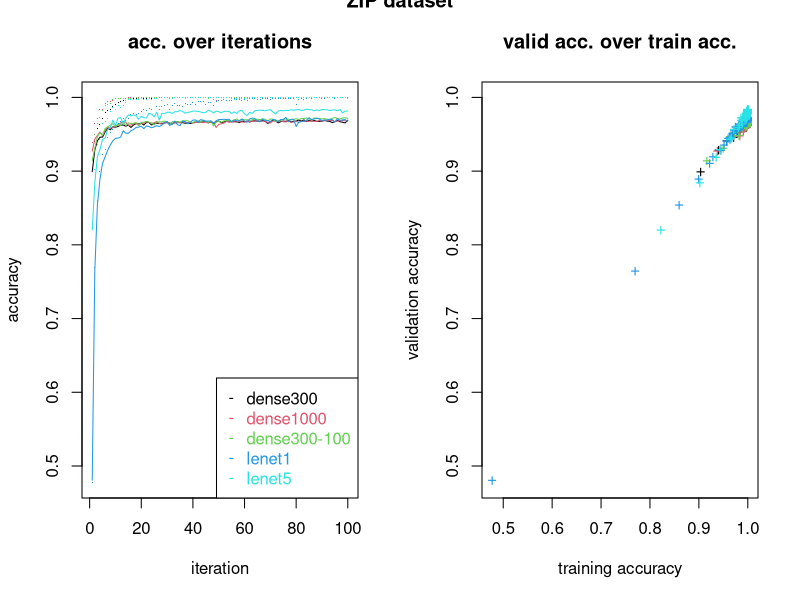
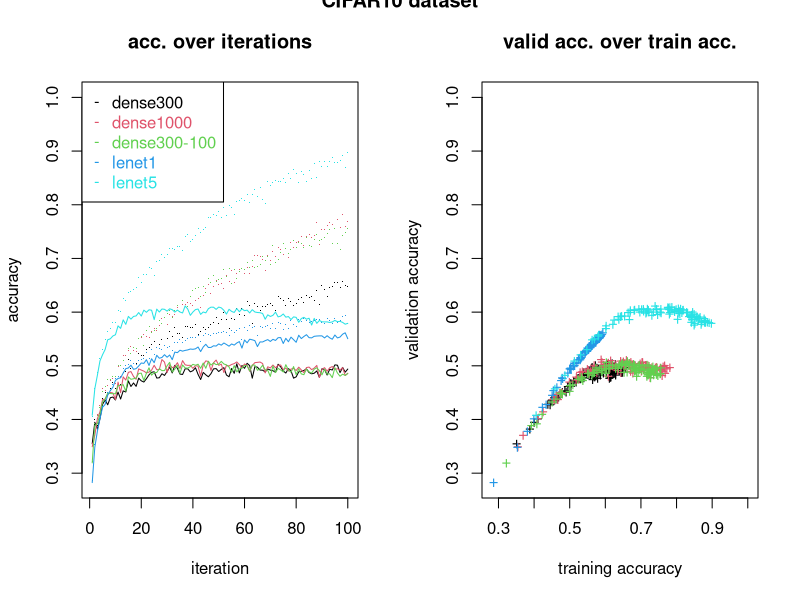

The R script that drew these images, in order:
### ZIP results ###

zip.dense300.train = c(0.90392923258234259, 0.94054721264259433, 0.95721045041422714, 0.96358773903796713, 0.97119934169923883, 0.9798395391894672, 0.98271960501954325, 0.98415963793458139, 0.98765686072824521, 0.99033120757045878, 0.99300555441267224, 0.99444558732771038, 0.99567990125488581, 0.99609133923061099, 0.99753137214564902, 0.99753137214564902, 0.99835424809709938, 0.99835424809709938, 0.99855996708496197, 0.99897140506068716, 0.99917712404854964, 0.99917712404854964, 0.99897140506068716, 0.99917712404854964, 0.99979428101213741, 0.99979428101213741, 0.99958856202427482, 0.99958856202427482, 0.99979428101213741, 0.99979428101213741, 0.99958856202427482, 0.99979428101213741, 0.99979428101213741, 0.99979428101213741, 0.99979428101213741, 0.99979428101213741, 0.99979428101213741, 0.99979428101213741, 0.99979428101213741, 0.99979428101213741, 0.99979428101213741, 0.99979428101213741, 0.99979428101213741, 0.99979428101213741, 0.99979428101213741, 0.99979428101213741, 0.99979428101213741, 0.99958856202427482, 0.99979428101213741, 0.99979428101213741, 0.99979428101213741, 0.99979428101213741, 0.99979428101213741, 0.99979428101213741, 0.99979428101213741, 0.99958856202427482, 0.99979428101213741, 0.99979428101213741, 0.99979428101213741, 0.99979428101213741, 0.99979428101213741, 0.99979428101213741, 0.99979428101213741, 0.99979428101213741, 0.99979428101213741, 0.99979428101213741, 0.99979428101213741, 0.99979428101213741, 0.99958856202427482, 0.99979428101213741, 0.99979428101213741, 0.99979428101213741, 0.99979428101213741, 0.99979428101213741, 0.99979428101213741, 0.99938284303641223, 0.99979428101213741, 0.99979428101213741, 0.99979428101213741, 0.99979428101213741, 0.99979428101213741, 0.99979428101213741, 0.99979428101213741, 0.99979428101213741, 0.99979428101213741, 0.99979428101213741, 0.99979428101213741, 0.99979428101213741, 1.0, 0.99979428101213741, 0.99979428101213741, 0.99979428101213741, 0.99979428101213741, 0.99979428101213741, 0.99979428101213741, 0.99979428101213741, 0.99979428101213741, 0.99979428101213741, 0.99979428101213741, 0.99979428101213741)
zip.dense300.valid = c(0.89917694712862561, 0.9288065870112352, 0.941152259155556, 0.94609052605099153, 0.94609053095672357, 0.95308640905859043, 0.95843620800677642, 0.95596708020065058, 0.96008230187765364, 0.95967078037222719, 0.96049382485479973, 0.96255144096696332, 0.96255144587269537, 0.96090535200181815, 0.96255144096696332, 0.95925925813094093, 0.96255143606123117, 0.96460905217339477, 0.96378600278509008, 0.96502057932041307, 0.96255143606123117, 0.96625515585573607, 0.9658436336144498, 0.96255143606123117, 0.96419752993210839, 0.96502057932041307, 0.96460905707912681, 0.96419752993210839, 0.96543210156169934, 0.96584361889725356, 0.96502058422614523, 0.96460905707912681, 0.96584362380298572, 0.96707819052684452, 0.96584361889725356, 0.96584361889725356, 0.96502057932041307, 0.96502057932041307, 0.96460905707912681, 0.96584362380298572, 0.96625514604427198, 0.96666666828555825, 0.96666666337982621, 0.96666667319129029, 0.96707819543257667, 0.9654320966559673, 0.96707819052684452, 0.96419751521491215, 0.96707819543257667, 0.9679012497266134, 0.96584362870871776, 0.96666667319129029, 0.9679012399151492, 0.96790124482088125, 0.96707820033830871, 0.96707819543257667, 0.96707819543257667, 0.96584362870871776, 0.9679012497266134, 0.96707819052684452, 0.9679012497266134, 0.96666667809702245, 0.9679012399151492, 0.96831276706216762, 0.9679012497266134, 0.96748971276813078, 0.96872429420918593, 0.96748971767386294, 0.96460905707912681, 0.96707819543257667, 0.9691358164504722, 0.96831277196789967, 0.96543210156169934, 0.96707819052684452, 0.96790124482088125, 0.96748971276813078, 0.96872428439772174, 0.96666667809702245, 0.96748972257959498, 0.96790124482088125, 0.96913582135620435, 0.96790124482088125, 0.96954733869175858, 0.96707819052684452, 0.9691358164504722, 0.9679012399151492, 0.96872428930345389, 0.96748972257959498, 0.96748971276813078, 0.9679012399151492, 0.96872429420918593, 0.9679012399151492, 0.96748972257959498, 0.96584362870871776, 0.96707819052684452, 0.96872429911491797, 0.96707819543257667, 0.96625515095000403, 0.96543210156169934, 0.9691358164504722)

zip.dense1000.train = c(0.93828430353086978, 0.96441061498941749, 0.97140506057674514, 0.98333676198313102, 0.9839539189467188, 0.99115408352190904, 0.9940341493519852, 0.9940341493519852, 0.99629705821847359, 0.99876568607282457, 0.99876568607282457, 0.99917712404854964, 0.99917712404854964, 0.99855996708496197, 0.99958856202427482, 0.99979428101213741, 0.99979428101213741, 0.99979428101213741, 0.99938284303641223, 0.99979428101213741, 0.99979428101213741, 0.99979428101213741, 0.99979428101213741, 0.99979428101213741, 0.99979428101213741, 0.99979428101213741, 0.99958856202427482, 0.99958856202427482, 0.99979428101213741, 0.99979428101213741, 0.99938284303641223, 0.99979428101213741, 0.99979428101213741, 0.99979428101213741, 0.99979428101213741, 0.99979428101213741, 0.99979428101213741, 0.99979428101213741, 0.99979428101213741, 0.99979428101213741, 0.99979428101213741, 0.99979428101213741, 0.99979428101213741, 0.99979428101213741, 0.99979428101213741, 0.99938284303641223, 0.99958856202427482, 0.99938284303641223, 0.99629705821847359, 0.99979428101213741, 0.99938284303641223, 0.99979428101213741, 0.99979428101213741, 0.99979428101213741, 0.99979428101213741, 0.99979428101213741, 0.99979428101213741, 0.99979428101213741, 0.99979428101213741, 0.99979428101213741, 0.99979428101213741, 0.99979428101213741, 0.99979428101213741, 0.99979428101213741, 0.99979428101213741, 0.99979428101213741, 0.99979428101213741, 0.99979428101213741, 0.99958856202427482, 0.99979428101213741, 0.99979428101213741, 0.99979428101213741, 0.99979428101213741, 0.99979428101213741, 0.99979428101213741, 0.99979428101213741, 0.99979428101213741, 0.99979428101213741, 0.99979428101213741, 0.99979428101213741, 0.99979428101213741, 0.99979428101213741, 0.99979428101213741, 1.0, 0.99979428101213741, 0.99979428101213741, 0.99979428101213741, 0.99979428101213741, 1.0, 1.0, 0.99979428101213741, 0.99979428101213741, 0.99979428101213741, 0.99979428101213741, 0.99979428101213741, 0.99979428101213741, 0.99979428101213741, 1.0, 0.99979428101213741, 0.99979428101213741)
zip.dense1000.valid = c(0.92716049387621779, 0.94362139260327371, 0.94814814289901483, 0.95308640979445025, 0.94814814706888706, 0.95514401609514965, 0.96008229770778142, 0.95802467668988578, 0.95925924831947673, 0.96172839157865864, 0.96255143115549913, 0.9654320966559673, 0.96748971767386294, 0.96625514604427198, 0.96213991872567695, 0.96255143115549913, 0.96419753483784054, 0.96502057932041307, 0.9621399236314091, 0.96502057441468103, 0.96502057932041307, 0.96707820524404076, 0.96625514604427198, 0.96502056460321683, 0.96543210156169934, 0.96748972257959498, 0.96460905217339477, 0.96502057441468103, 0.96543210646743149, 0.96625514604427198, 0.96296296320824959, 0.96460905707912681, 0.9654320966559673, 0.96543210646743149, 0.96584362380298572, 0.96707819052684452, 0.96625514604427198, 0.96584362380298572, 0.96625514604427198, 0.9654320966559673, 0.96584361889725356, 0.96625514604427198, 0.96625514604427198, 0.96625514604427198, 0.96666667319129029, 0.96543210156169934, 0.96707819543257667, 0.96584361889725356, 0.95925925322520877, 0.96337448544953586, 0.96419753483784054, 0.96502057441468103, 0.96748972748532702, 0.96625515095000403, 0.96666667319129029, 0.96707819543257667, 0.96666667319129029, 0.96707820524404076, 0.96666667809702245, 0.96625515585573607, 0.96748972257959498, 0.96748972257959498, 0.96748972748532702, 0.9679012497266134, 0.96831276215643547, 0.9679012497266134, 0.9679012497266134, 0.96790124482088125, 0.96543210156169934, 0.96543210646743149, 0.96790124482088125, 0.9679012399151492, 0.96707819543257667, 0.96831277196789967, 0.96707819543257667, 0.96666666828555825, 0.96790124482088125, 0.96625515095000403, 0.96666666828555825, 0.96748971767386294, 0.96625515095000403, 0.96748972257959498, 0.96748972257959498, 0.9679012497266134, 0.96748972257959498, 0.96831277196789967, 0.96748972257959498, 0.96748972257959498, 0.96872429420918593, 0.96831277196789967, 0.96831276706216762, 0.96872429420918593, 0.96872428930345389, 0.96872429911491797, 0.96707819543257667, 0.96790124482088125, 0.96831276706216762, 0.96872429911491797, 0.96831277687363171, 0.96831277196789967)

zip.dense300.100.train = c(0.91647809106267253, 0.95001028583903691, 0.96441061498941749, 0.97263937450392068, 0.98189672895773672, 0.98868545566755817, 0.99074264554618396, 0.99218267846122199, 0.99650277720633618, 0.99835424809709938, 0.99814852910923679, 0.99814852910923679, 0.99876568607282457, 0.99547418226702322, 0.99876568607282457, 0.99917712404854964, 0.99938284303641223, 0.99958856202427482, 0.99897140506068716, 0.99979428101213741, 0.99958856202427482, 0.99979428101213741, 0.99979428101213741, 0.99979428101213741, 0.99938284303641223, 0.99979428101213741, 0.99979428101213741, 0.99958856202427482, 0.99979428101213741, 0.99979428101213741, 0.99917712404854964, 0.99979428101213741, 0.99958856202427482, 0.99979428101213741, 0.99979428101213741, 0.99979428101213741, 0.99979428101213741, 0.99979428101213741, 0.99938284303641223, 0.99979428101213741, 0.99979428101213741, 0.99979428101213741, 0.99979428101213741, 0.99979428101213741, 0.99979428101213741, 0.99876568607282457, 0.99938284303641223, 0.99711993416992384, 0.99979428101213741, 0.99979428101213741, 0.99979428101213741, 0.99958856202427482, 0.99979428101213741, 0.99979428101213741, 0.99979428101213741, 0.99979428101213741, 0.99979428101213741, 0.99979428101213741, 0.99979428101213741, 0.99979428101213741, 0.99979428101213741, 0.99979428101213741, 0.99979428101213741, 0.99979428101213741, 0.99979428101213741, 0.99979428101213741, 0.99979428101213741, 0.99979428101213741, 0.99979428101213741, 0.99979428101213741, 0.99979428101213741, 0.99979428101213741, 0.99979428101213741, 0.99979428101213741, 1.0, 0.99979428101213741, 0.99979428101213741, 0.99979428101213741, 0.99979428101213741, 0.99979428101213741, 0.99979428101213741, 0.99979428101213741, 1.0, 1.0, 0.99979428101213741, 0.99897140506068716, 0.99979428101213741, 0.99979428101213741, 1.0, 1.0, 0.99979428101213741, 0.99979428101213741, 0.99979428101213741, 0.99979428101213741, 0.99979428101213741, 0.99979428101213741, 0.99979428101213741, 1.0, 0.99979428101213741, 0.99979428101213741)
zip.dense300.100.valid = c(0.91399177724932446, 0.9308641933119346, 0.94691357126942388, 0.95226336040614568, 0.9485596651403011, 0.95802468159561782, 0.95967077546649504, 0.96255143606123117, 0.96460904726766261, 0.96008230261351346, 0.96337448054380381, 0.96172838667292648, 0.96707818562111247, 0.96172839648439068, 0.96543210156169934, 0.96460904726766261, 0.96502057441468103, 0.96584362870871776, 0.96131686933737237, 0.96625514604427198, 0.96625514113853983, 0.96748971276813078, 0.96625514113853983, 0.96502057441468103, 0.96255144096696332, 0.96666666337982621, 0.96666666828555825, 0.96707819052684452, 0.9679012399151492, 0.96707818562111247, 0.96296296320824959, 0.96707818562111247, 0.96707819052684452, 0.96748971276813078, 0.96625514113853983, 0.96831275725070343, 0.96831275725070343, 0.96831275725070343, 0.96625514113853983, 0.96584362380298572, 0.96790123500941716, 0.96831275725070343, 0.96666666337982621, 0.96954733378602642, 0.96748970786239874, 0.96625513623280779, 0.96831276706216762, 0.96131686933737237, 0.96666667319129029, 0.96748970786239874, 0.96625514604427198, 0.96831276215643547, 0.96831275725070343, 0.96831276215643547, 0.96748970786239874, 0.96954733378602642, 0.97078190050988533, 0.96831275234497138, 0.97037037826859907, 0.96954732888029438, 0.9699588462158486, 0.96831275725070343, 0.96995885112158065, 0.97037037826859907, 0.97037037826859907, 0.96995885602731269, 0.97078190050988533, 0.97037037826859907, 0.96790123010368501, 0.97078190541561737, 0.97037037826859907, 0.96748971767386294, 0.96831276215643547, 0.96913581154474016, 0.96995885112158065, 0.97078190050988533, 0.97037037336286691, 0.96954732888029438, 0.96995885602731269, 0.97119342765690364, 0.96954732397456223, 0.97160494499245786, 0.9711934227511716, 0.97201647213947628, 0.97160494499245786, 0.96913580663900811, 0.97201647213947628, 0.97201647213947628, 0.9711934227511716, 0.97078190541561737, 0.97119342765690364, 0.97037037826859907, 0.96995885112158065, 0.97160494499245786, 0.97283951662204882, 0.9711934227511716, 0.97078190050988533, 0.97201647213947628, 0.97242799438076255, 0.97160494989819002)

zip.lenet1.train = c(0.4774737707677385, 0.76980045271665321, 0.85969965016736438, 0.89960913405794096, 0.92223822247758858, 0.92902694932228991, 0.94548446810606013, 0.95206747596289876, 0.95679901243850196, 0.9602962352321659, 0.96461633397727997, 0.96749639991771241, 0.97202221765068919, 0.96893643283275044, 0.97078790372351365, 0.97675375437152845, 0.97757663032297881, 0.97695947335939104, 0.9783995061640729, 0.98127957210450523, 0.98313104299526843, 0.98271960501954325, 0.98436535692244398, 0.98333676198313102, 0.97469656449290265, 0.98703970376465744, 0.98354248097099362, 0.98765686072824521, 0.98847973667969558, 0.99012548858259619, 0.98333676198313102, 0.98909689364328324, 0.99218267846122199, 0.98909689364328324, 0.98930261263114583, 0.98806829870397039, 0.99135980250977163, 0.99094836453404644, 0.99033120757045878, 0.99279983542480976, 0.99053692655832137, 0.99423986833984779, 0.99423986833984779, 0.99465130631557297, 0.99033120757045878, 0.99362271137626001, 0.99300555441267224, 0.98950833150865214, 0.99423986833984779, 0.99526846327916063, 0.99629705821847359, 0.99650277720633618, 0.99609133923061099, 0.99567990125488581, 0.99567990125488581, 0.99835424809709938, 0.99773709113351161, 0.99650277720633618, 0.99629705821847359, 0.99650277720633618, 0.99588562013239212, 0.99897140506068716, 0.99814852910923679, 0.99855996708496197, 0.99753137214564902, 0.99753137214564902, 0.99876568607282457, 0.99855996708496197, 0.99917712404854964, 0.99773709113351161, 0.99897140506068716, 0.99917712404854964, 0.99814852910923679, 0.99855996708496197, 0.99814852910923679, 0.99917712404854964, 0.99855996708496197, 0.99835424809709938, 0.99814852910923679, 0.99094836466892633, 0.99773709113351161, 0.99855996708496197, 0.99753137214564902, 0.99897140506068716, 0.99938284303641223, 0.99855996708496197, 0.99958856202427482, 0.99938284303641223, 0.99979428101213741, 0.99855996708496197, 0.99897140506068716, 0.99938284303641223, 0.99958856202427482, 0.99938284303641223, 0.99814852910923679, 0.99938284303641223, 0.99958856202427482, 0.99979428101213741, 0.99979428101213741, 0.99876568607282457)
zip.lenet1.valid = c(0.48065844067820795, 0.76460905084884712, 0.85390947115274118, 0.88930040352629047, 0.91069958950757002, 0.91934156148031421, 0.9283950606000767, 0.93539094851340776, 0.941152259155556, 0.94444444272743822, 0.94485595932713262, 0.94609052678685135, 0.95473250366532758, 0.95144032082930519, 0.95144031592357303, 0.95473249875959543, 0.95637859680034498, 0.95925924831947673, 0.95967077546649504, 0.96090534709608599, 0.95761315935433156, 0.96131686933737237, 0.96049381504333564, 0.95884772607819047, 0.96008229770778142, 0.96172839157865864, 0.96049382976053188, 0.96255144096696332, 0.9654320966559673, 0.96748971276813078, 0.9621399138199449, 0.96337448544953586, 0.96790123500941716, 0.96296295830251744, 0.96172838667292648, 0.9679012399151492, 0.96707819543257667, 0.96419752993210839, 0.96625514604427198, 0.96913580173327596, 0.96954732397456223, 0.96625515095000403, 0.96995885112158065, 0.96872428930345389, 0.96790124482088125, 0.9679012399151492, 0.9679012399151492, 0.96502057932041307, 0.96831276215643547, 0.96995885602731269, 0.96995885112158065, 0.97037037826859907, 0.9699588462158486, 0.97037038317433111, 0.96707819543257667, 0.96913580663900811, 0.96831276215643547, 0.96831275725070343, 0.97078189560415318, 0.9679012399151492, 0.96625515095000403, 0.97078189560415318, 0.97201646723374413, 0.9711934227511716, 0.96831276215643547, 0.96707819543257667, 0.97078189560415318, 0.96831276215643547, 0.96872428439772174, 0.96707820033830871, 0.97037037336286691, 0.96954732888029438, 0.96707819543257667, 0.96995885112158065, 0.96995885602731269, 0.97283951662204882, 0.96707819052684452, 0.97037037826859907, 0.97037037336286691, 0.96049382485479973, 0.96666667319129029, 0.96707819543257667, 0.96748971767386294, 0.96913581154474016, 0.97242799438076255, 0.96995885112158065, 0.97078190050988533, 0.97160495480392206, 0.97078189560415318, 0.96831276706216762, 0.96954733378602642, 0.96913580663900811, 0.97037037826859907, 0.96995885112158065, 0.96666667319129029, 0.97119342765690364, 0.96872427949198969, 0.96954733869175858, 0.96995885112158065, 0.96707819052684452)

zip.lenet5.train = c(0.82267023237662362, 0.90207776191229194, 0.93560995668865632, 0.94301584049694531, 0.96420489611191118, 0.96687924284376836, 0.9718164986628266, 0.98107385311664264, 0.98683398477679485, 0.98313104299526843, 0.98930261263114583, 0.9860111088253446, 0.98889117465542065, 0.99279983542480976, 0.99691421518206136, 0.99773709113351161, 0.99691421518206136, 0.99670849619419877, 0.99711993416992384, 0.99897140506068716, 0.99670849619419877, 0.99650277720633618, 0.99876568607282457, 0.99670849619419877, 0.99876568607282457, 0.99855996708496197, 0.98806829870397039, 0.99567990125488581, 0.99938284303641223, 0.99938284303641223, 0.99958856202427482, 0.99917712404854964, 0.99958856202427482, 0.99979428101213741, 0.99958856202427482, 0.99938284303641223, 0.99897140506068716, 0.99958856202427482, 0.99938284303641223, 0.99979428101213741, 0.99958856202427482, 0.99979428101213741, 0.99958856202427482, 0.99979428101213741, 0.99979428101213741, 0.99958856202427482, 0.99979428101213741, 0.99979428101213741, 0.99979428101213741, 0.99979428101213741, 0.99958856202427482, 0.99979428101213741, 0.99938284303641223, 0.99979428101213741, 0.99855996708496197, 0.99773709113351161, 0.99835424809709938, 0.99897140506068716, 0.99897140506068716, 0.9979428101213742, 0.99897140506068716, 0.99958856202427482, 0.99958856202427482, 0.99979428101213741, 0.99979428101213741, 0.99979428101213741, 0.99979428101213741, 0.99979428101213741, 0.99979428101213741, 0.99979428101213741, 0.99958856202427482, 0.99958856202427482, 0.99979428101213741, 0.99979428101213741, 0.99979428101213741, 0.99979428101213741, 0.99979428101213741, 0.99979428101213741, 0.99979428101213741, 0.99979428101213741, 0.99979428101213741, 0.99979428101213741, 0.99979428101213741, 0.99979428101213741, 0.99979428101213741, 0.99979428101213741, 0.99979428101213741, 0.99979428101213741, 0.99979428101213741, 0.99979428101213741, 0.99979428101213741, 0.99979428101213741, 0.99979428101213741, 0.99979428101213741, 0.99979428101213741, 1.0, 0.99979428101213741, 0.99958856202427482, 0.99958856202427482, 0.99917712404854964)
zip.lenet5.valid = c(0.82016460738554908, 0.88436214080072728, 0.91893004414475998, 0.92921810508264924, 0.94320987526771949, 0.94485596006299244, 0.95679011977749107, 0.95925925813094093, 0.96913580663900811, 0.96172838176719444, 0.97201646723374413, 0.97242799438076255, 0.96419752502637635, 0.97201647213947628, 0.97613169945807121, 0.97489713273421241, 0.97613169945807121, 0.97530865988123072, 0.97037037826859907, 0.97448560068146195, 0.97242799928649459, 0.97201646232801209, 0.97860084271725312, 0.97736626691778994, 0.97366256110462146, 0.97983540453537987, 0.96913581154474016, 0.97860084345311293, 0.97777778351748434, 0.97983540453537987, 0.97983539962964783, 0.97818931066450265, 0.98065844411222047, 0.98065844901795252, 0.98230453798309769, 0.98106997125923878, 0.97860083290578892, 0.97983539962964783, 0.9802469218709341, 0.98148148859479301, 0.98148149350052505, 0.98106997616497083, 0.98024692677666625, 0.97901236005280734, 0.97983540453537987, 0.982716065130116, 0.98106997125923878, 0.9790123551470753, 0.9814814984062572, 0.98065845392368456, 0.97901236005280734, 0.98106997125923878, 0.98106997125923878, 0.98106997616497083, 0.97818931066450265, 0.98024692677666625, 0.97818932047596685, 0.98189302064754347, 0.98230453381322536, 0.97777778351748434, 0.97530865006976653, 0.97983539962964783, 0.97818931066450265, 0.98189302064754347, 0.98230454288882973, 0.982716065130116, 0.98230454288882973, 0.98189302064754347, 0.982716065130116, 0.98312758737140227, 0.9802469218709341, 0.97736626618193012, 0.9814814984062572, 0.98230454288882973, 0.98189302064754347, 0.98230454288882973, 0.98230454288882973, 0.98312758737140227, 0.982716065130116, 0.98312758737140227, 0.98353910961268864, 0.98230453798309769, 0.982716065130116, 0.98395063185397491, 0.98353910961268864, 0.98312758737140227, 0.98189302064754347, 0.98312758737140227, 0.98189302064754347, 0.98353910961268864, 0.98353910961268864, 0.98312758737140227, 0.98230454288882973, 0.982716065130116, 0.98312758737140227, 0.98189302064754347, 0.98353910961268864, 0.97901235024134314, 0.9814814984062572, 0.9814814984062572)


### MNIST results ###

# TODO


### CIFAR10 results ###

cifar10.dense300.train = c(0.35162296754601352, 0.40016199676453507, 0.38852222955183269, 0.41126177476897496, 0.43874122518086078, 0.4502309953783043, 0.44513109738252271, 0.45686086277916815, 0.46928061438413604, 0.45818083639042473, 0.47987040259641844, 0.46484070318236009, 0.48683026340188451, 0.48995020100492059, 0.51166976660287977, 0.49517009660522043, 0.50353992921035651, 0.50386992261048846, 0.52315953680926386, 0.5191096178183725, 0.51856962861636835, 0.53029939401211978, 0.53422931542442031, 0.53980920381413555, 0.54616907661846759, 0.53491930162469636, 0.5401691966267963, 0.54928901421256315, 0.53869922599759867, 0.55108897821328318, 0.56362872743439196, 0.55417891641451911, 0.57220855582888341, 0.56086878260646644, 0.55927881442371152, 0.55216895662980814, 0.57331853364005603, 0.57403851922246296, 0.57154856903934803, 0.57160856783937208, 0.57634847303947989, 0.55789884202137141, 0.5646187076079664, 0.57169856602152702, 0.56689866201960704, 0.57115857682846338, 0.57730845384165197, 0.57994840101409828, 0.59032819343970744, 0.57859842804216799, 0.58594828101649832, 0.59908801825394009, 0.58672826541681022, 0.56863862723103165, 0.58825823481742223, 0.5856782864163903, 0.60673786524269513, 0.59473810523789528, 0.6072778544536398, 0.59281814362997487, 0.61972760544789107, 0.61276774465583572, 0.578898422024407, 0.61564768705698769, 0.61087778242647006, 0.60307793842335011, 0.61096778064438706, 0.61096778062650603, 0.61351772963825468, 0.61585768282846198, 0.61264774704505909, 0.6038279234236501, 0.62827743446203954, 0.62539749205373518, 0.62074758504829908, 0.61219775605560778, 0.62500749985357917, 0.61960760782996205, 0.61189776205548774, 0.616007679828522, 0.62443751123189395, 0.62746745065456322, 0.61705765885755171, 0.6304973900629276, 0.62716745666159557, 0.62956740865540317, 0.62134757304138666, 0.64093718125995103, 0.61495770085671175, 0.64942701144188975, 0.64183716327103968, 0.62941741165534315, 0.64513709725805479, 0.6468170636730316, 0.65467690645471832, 0.65530689384424168, 0.64537709245099839, 0.65755684885587029, 0.64879702405236639, 0.64684706306946749)
cifar10.dense300.valid = c(0.35473419045480692, 0.39469578752394097, 0.38239529472102385, 0.40159606291626049, 0.42823712961750698, 0.43633745198531354, 0.42739709454983005, 0.44053762003852726, 0.44179767138829512, 0.43633745508607119, 0.4510380406525904, 0.43813752691728303, 0.45331813373385993, 0.45121805113603358, 0.47179887083545818, 0.46147845868058357, 0.46801872180387438, 0.46171846590979992, 0.47695907649624236, 0.47203887996733096, 0.46975879093814721, 0.47593903678541893, 0.48319932551969363, 0.48793951751990405, 0.48883955337828727, 0.47719908610377926, 0.47773910754728072, 0.48523940922947012, 0.48205928016821908, 0.48937957493981066, 0.49765991041615387, 0.4867394672040391, 0.50084003089399276, 0.49537981340082043, 0.48457938429117059, 0.48385935248224787, 0.49447977933064807, 0.49435977213782994, 0.48871954726197203, 0.49087963386928424, 0.49633985172009876, 0.4839793571679944, 0.47443897725868295, 0.48769950826643294, 0.48319932897451701, 0.47953917974328758, 0.48535941391164023, 0.49429977063183939, 0.49477978854151916, 0.48931957080872651, 0.49333973314586727, 0.49651985874871857, 0.48283931241378225, 0.47959918303748905, 0.49495979521249672, 0.48601943944720222, 0.503660143630553, 0.48673946744365937, 0.50054001822472194, 0.49531980998502062, 0.50468018524760916, 0.50030001135672408, 0.47695907780521274, 0.49837993519383145, 0.49741989639531259, 0.49207968203929614, 0.49183967099761411, 0.48871954726197203, 0.49411976169698679, 0.49201968160265563, 0.49087963172343119, 0.4879395190684947, 0.50288011448574743, 0.49807992288577918, 0.49027961044055163, 0.48649946117292397, 0.49477978937482542, 0.49075963025646424, 0.47701908014808597, 0.47941917589084737, 0.48877954996248746, 0.48979959074623741, 0.49129964955411265, 0.49411976288793524, 0.48745949853729775, 0.48511940489778937, 0.48619944897931722, 0.49039961655686687, 0.47845913852289718, 0.49447977825414513, 0.4931597264748897, 0.4828393112228338, 0.49357974037150726, 0.49219968791599106, 0.50168006631573547, 0.50114004260835909, 0.48733949266060278, 0.49699987784934674, 0.48811952526023178, 0.49393975657459982)

cifar10.dense1000.train = c(0.3550428991464874, 0.36959260815320133, 0.409461810768255, 0.4256314873756169, 0.45809083817966012, 0.45470090598724466, 0.46244075118855249, 0.47276054478552804, 0.47699046018900809, 0.46685066299568079, 0.49910001800500431, 0.47975040498832394, 0.51892962141651233, 0.51856962861636835, 0.52933941320994771, 0.53596928061259963, 0.5288294234097437, 0.52627947441766421, 0.55006899861823955, 0.55258894821924742, 0.5589488210343081, 0.55474890503262819, 0.55315893683199224, 0.56353872923614412, 0.56881862360964641, 0.56497870043493204, 0.57439851203869996, 0.58864822703367115, 0.59083818321845427, 0.57634847303411563, 0.59473810523789528, 0.59104817902926687, 0.5964180716314148, 0.60925781484727937, 0.60067798643311876, 0.61501769965673569, 0.61459770805656766, 0.61870762582960204, 0.61609767805716764, 0.61288774224515508, 0.6208975820412066, 0.62503749926074359, 0.60904781903646676, 0.63016739666279553, 0.64309713805008639, 0.65092698145321837, 0.63481730363604594, 0.64762704745189836, 0.65962680746742697, 0.65230695384304171, 0.65317693646484698, 0.64408711823975384, 0.66772664545993821, 0.65719685606645495, 0.6770564588743988, 0.65455690886182272, 0.67201655967238283, 0.67867642646431814, 0.68047639046503816, 0.67183656325085361, 0.68326633467330655, 0.67129657405063758, 0.68425631487727878, 0.704625907474698, 0.70543589127502193, 0.70381592366364532, 0.69835603288291859, 0.67753644927101453, 0.70528589427496191, 0.696766064671554, 0.71383572329983913, 0.70276594468468256, 0.72034559309886681, 0.71596568068996247, 0.70819583606539727, 0.71809563808008581, 0.70159596807348601, 0.7298254034955064, 0.71953560930211902, 0.72949541009537433, 0.73117537648531772, 0.74089518211066285, 0.72331553367144519, 0.74104517907853706, 0.74446511067990506, 0.739575208477949, 0.74338513230093028, 0.76687466248886882, 0.72637547248339773, 0.75403491931591882, 0.75478490428760914, 0.76165476689035705, 0.76663466729950147, 0.76234475310851413, 0.75625487490607812, 0.772844543112714, 0.75826483469615347, 0.78169436612698262, 0.75985480290751817, 0.7685246295109861)
cifar10.dense1000.valid = c(0.34921396835488633, 0.37051481819662113, 0.40165606633206025, 0.41437657649357124, 0.43711748434889863, 0.43771750801725146, 0.44701788165225109, 0.4503780154746706, 0.4493579750521392, 0.43705748081507695, 0.46963878506145229, 0.44989799720734863, 0.47935917295428809, 0.47341893552360481, 0.48781951092792475, 0.48925956799018916, 0.48007920249575942, 0.47485899258586922, 0.49423976912584883, 0.49207968454279133, 0.49003960262122565, 0.48673946541582824, 0.48835953094085754, 0.49195967639864502, 0.50096003784361431, 0.49267970737426148, 0.49321972762681449, 0.5116404648890347, 0.50690027586798359, 0.48757950274738016, 0.50210008164292175, 0.49639985442061418, 0.49867994809914618, 0.50576022777696994, 0.49501979826707793, 0.50966038507072209, 0.50180007135912419, 0.50078002902678365, 0.50096003355190821, 0.49531981260653779, 0.50012000384886379, 0.49951997720492813, 0.48049921913549248, 0.50174006615511357, 0.50918036275131429, 0.50792031664815707, 0.49129965134232351, 0.50570022495485623, 0.51068042454192519, 0.50090003716735354, 0.50306011900729553, 0.48745949817965556, 0.50090003478545664, 0.49969998649742287, 0.5025200984006768, 0.50408015942982687, 0.50720028364828595, 0.50222008775923699, 0.4962798489015614, 0.50342013735624114, 0.5009000325180053, 0.48979958990935474, 0.50054002144350151, 0.50588023282035866, 0.506420253788196, 0.50702027948080353, 0.50426016729890577, 0.48673946827696563, 0.49819992864087581, 0.49597983766285925, 0.50144005730188468, 0.49633985160207683, 0.50072002632626822, 0.501500055710694, 0.49297971801570123, 0.49579982884602858, 0.49033961063757187, 0.49387975244351573, 0.49507980287740255, 0.49117964343779746, 0.49747989480412191, 0.49231969141078913, 0.4871594845590565, 0.49675986883549589, 0.49759990163572149, 0.49285971404523904, 0.49573982817334428, 0.50066002577160584, 0.47821912617224482, 0.49339973548874055, 0.49651986017928723, 0.48991959352217473, 0.49627985032855371, 0.49861994396806208, 0.49339973608600296, 0.49453978071861676, 0.49195967878411828, 0.4966398630768229, 0.48193927786436941, 0.48619944671186582)

cifar10.dense300.100.train = c(0.32228355433248962, 0.39260214796061704, 0.408261834767775, 0.4231115377656684, 0.45122097557691221, 0.46181076379187674, 0.47405051898783213, 0.47537049258836012, 0.47975040499190014, 0.47942041158819193, 0.50125997479871587, 0.50053998920915654, 0.50944981100377995, 0.49997000060892854, 0.53284934301313969, 0.52333953320754767, 0.53497930042472031, 0.53275934479522269, 0.5508789824203516, 0.55405891883056413, 0.53749925001499965, 0.56548869023513604, 0.5739485210385199, 0.56269874602507952, 0.56593868123710411, 0.56995860082798344, 0.58486830263394729, 0.57964840702470699, 0.58927821442855888, 0.59782804342125018, 0.60334793305027967, 0.5906581868469919, 0.60373792523434278, 0.61294774105590777, 0.60193796122289411, 0.62119757604847903, 0.61027779442623009, 0.61063778725319562, 0.62971740565188694, 0.63952720945938712, 0.64429711405056644, 0.64627707446923943, 0.62914741703377797, 0.64855702884154176, 0.63730725386922771, 0.6621767564469897, 0.65536689266572301, 0.66799664007792725, 0.65707685845567831, 0.66112677744656967, 0.66241675164708569, 0.67966640666829037, 0.6658066838591703, 0.68113637726530218, 0.65335693284346175, 0.68017639647564676, 0.66184676306831491, 0.67504649907359482, 0.68092638148309914, 0.67987640247195058, 0.692716145669934, 0.68233635327293451, 0.69589608207120601, 0.68296634067676276, 0.68491630167754269, 0.68797624047876671, 0.70351592968498255, 0.69544609109248323, 0.70291594167401394, 0.68851622967898274, 0.72361552770375104, 0.69250614988057868, 0.69820603587213004, 0.71158576827748188, 0.72742545147666537, 0.71794564108002579, 0.70876582469781113, 0.71689566207245348, 0.73405531890792697, 0.72004559907371346, 0.73012539747416916, 0.72826543469488236, 0.72043559128102186, 0.73894522109200189, 0.72442551150407508, 0.722175556503175, 0.73492530149039392, 0.74548509031249888, 0.73318533629685034, 0.73567528650142255, 0.7393952120886057, 0.7458150836947498, 0.75418491631597884, 0.72730545388376977, 0.75628487428820912, 0.72772544550181884, 0.71689566209033451, 0.74365512691176683, 0.74824503509572182, 0.75526489471641078)
cifar10.dense300.100.valid = c(0.3191527650699057, 0.3888755537096541, 0.39211568511377848, 0.40981639235528683, 0.43279731172796032, 0.43801752056492399, 0.4491779673046587, 0.44833793474405337, 0.44803792338732923, 0.44797791901662487, 0.46303852245642563, 0.46351853798063208, 0.46477859063937027, 0.4527181094682447, 0.47929917060783839, 0.47485899508936441, 0.47587903384528324, 0.47707908070274835, 0.48565942217118313, 0.48631944830043111, 0.47269890955497879, 0.48619944564251572, 0.49627984866194119, 0.48259930363597525, 0.48739949440621361, 0.48757950644182385, 0.49465978457105697, 0.49105964268611485, 0.4911196421678507, 0.49999999928471567, 0.50642025748263975, 0.48835953260747006, 0.49381975510763287, 0.50120004816643549, 0.4858994347614557, 0.50156006258131713, 0.49603984286686986, 0.49561982253269316, 0.4983799363847799, 0.50276010991802278, 0.50102004042253134, 0.50294011480078959, 0.49531981081832688, 0.50522020406601709, 0.49537981602233755, 0.50858034182607692, 0.50126004621760267, 0.50528020867634171, 0.50222008990509004, 0.50306012199003125, 0.50822032800488126, 0.50342013664095686, 0.50168006726706371, 0.4977799085427429, 0.48799951950155873, 0.50036001226902871, 0.48865954634609104, 0.4941197634851977, 0.4952598102636645, 0.50090003728895194, 0.49993999610495971, 0.49027960853074243, 0.5016200639728623, 0.5012000474511511, 0.49165966241682735, 0.49453978023937623, 0.50108004169247811, 0.49279971158076746, 0.49159966436566016, 0.48031921115196813, 0.499579981690078, 0.48739949655206666, 0.4951998086360756, 0.49225968847065343, 0.48853954130270238, 0.50210008259424999, 0.49201968052972911, 0.48793951728028379, 0.49861994504098861, 0.48343933858205385, 0.49459978520734305, 0.48487939385968382, 0.48343933655779914, 0.49381975510763287, 0.48865954539476286, 0.48649945735688199, 0.49375974775776921, 0.49627984997091151, 0.49093963764272619, 0.48313932472183457, 0.49387975411012824, 0.48457938166607706, 0.48511940632835809, 0.47791911624608946, 0.49645985628424694, 0.48655946267891459, 0.48055922219007369, 0.48439937583198212, 0.48205928278615978, 0.48553941963128966)

cifar10.lenet1.train = c(0.28682426351830592, 0.35324293513772098, 0.38177236455717922, 0.39941201176423508, 0.42386152277669703, 0.43412131758080091, 0.45095098098485065, 0.45482090357835214, 0.46448071039115657, 0.4760604787957885, 0.48038039239662239, 0.47909041818805997, 0.49541009180710455, 0.4998200036070804, 0.50296994060834044, 0.51004979901117231, 0.50461990760005981, 0.50245995079919592, 0.51040979180237578, 0.51241975160317976, 0.51424971500391181, 0.52570948580670762, 0.51421971561462843, 0.53029939401033166, 0.52054958900643178, 0.53464930702280022, 0.53167936641088365, 0.53056938861938019, 0.53701925961301955, 0.53398932022432433, 0.53530929381233561, 0.5293094138188762, 0.54277914442605213, 0.54334913301555154, 0.54817903642821209, 0.54427911442844024, 0.54724905501889964, 0.55090898181678738, 0.55354892901963149, 0.55255894881923551, 0.55363892722860797, 0.55621887562069949, 0.54523909522703617, 0.55621887562069949, 0.56101877963155988, 0.55876882461993127, 0.55663886722980793, 0.5594588108345121, 0.55972880543104397, 0.56239875202317136, 0.56206875863376804, 0.56368872623083977, 0.56119877602090329, 0.55621887563142802, 0.56515869683321585, 0.56149877002459947, 0.565188696235016, 0.57037859242636335, 0.54979900401813153, 0.57073858522650733, 0.56542869142438335, 0.57430851383866388, 0.57205855883776391, 0.57229855402713137, 0.55648887023332416, 0.5737085258294834, 0.57052858942642337, 0.57310853783818394, 0.57520849583723577, 0.56923861522590735, 0.57886842264048788, 0.56971860562609933, 0.57979840403013128, 0.57886842264048788, 0.56707865842504335, 0.57625847483944392, 0.57037859243888001, 0.5853182936305511, 0.5765584688270472, 0.57289854203809998, 0.58621827564163975, 0.58174836503985172, 0.58750824983500327, 0.58447831043200327, 0.58054838903043127, 0.58336833263155918, 0.58357832844058377, 0.58621827563448736, 0.58567828644499997, 0.58141837163077925, 0.57952840943896378, 0.58867822644441181, 0.58441831164270786, 0.57862842742966325, 0.58849823004255175, 0.58135837283254332, 0.58402831943182321, 0.59140817184371564, 0.59335813283555516, 0.57961840764078787)
cifar10.lenet1.valid = c(0.28243129522763538, 0.34831393487840001, 0.37807512352707778, 0.40117604663416961, 0.42265690505311482, 0.42805712067907803, 0.44533781283302037, 0.45385815303150839, 0.45991839657493044, 0.47281891018863947, 0.4764190574346378, 0.47761910488936532, 0.4866194639488613, 0.49471978738959432, 0.4959198381811234, 0.50108004109879212, 0.49345973806765764, 0.49471978667430999, 0.49963998474823562, 0.50522020669111067, 0.50450018036484245, 0.51134045138645756, 0.50066002434103707, 0.51308051920818365, 0.50582023190805414, 0.51962078006759949, 0.51410056404401938, 0.51548061757246211, 0.52070082462121503, 0.51596063881894338, 0.52010080202936515, 0.51146045964862585, 0.5255610208315078, 0.5244809766355345, 0.52898115902463172, 0.52730109199361186, 0.52868114230327501, 0.52958118042910951, 0.53126124781777162, 0.53072122708955449, 0.53162126008680022, 0.53504139887361013, 0.52652105486265655, 0.53504140101946318, 0.5400816049736602, 0.53408136007866769, 0.53426136961078263, 0.53726148591756273, 0.53678147087259676, 0.54080163034860018, 0.53840153413017466, 0.54254170115306199, 0.5396615818999444, 0.53654146209478981, 0.54074162907865342, 0.53852153547554327, 0.54248170095604176, 0.54512180833417112, 0.53300131862223343, 0.5480619213467498, 0.54284171274582993, 0.54956198027622338, 0.5484219361192737, 0.54692187862036878, 0.53582143338662469, 0.54446177457283917, 0.54440177628562814, 0.54680187095188659, 0.54878195053415535, 0.54536181400764405, 0.54932197018944595, 0.54722188926180859, 0.55232209007622424, 0.5526221019086125, 0.54158166187887902, 0.55118204854079178, 0.54482179089753002, 0.55340213474786171, 0.54872194807326025, 0.54380174963811601, 0.55694227691502418, 0.55070202609978558, 0.55466218478508278, 0.5579623190077444, 0.55244209809877232, 0.55202207847987994, 0.55496219757237553, 0.55550221782492859, 0.55574223113048549, 0.55574222946029661, 0.55190207701291294, 0.55604224081702069, 0.55208208225332189, 0.54950198246467652, 0.55736229557901185, 0.55190207689131465, 0.55358214535647965, 0.55886235379320115, 0.56150245902547746, 0.55052202157466101)

cifar10.lenet5.train = c(0.40589188215878053, 0.45854082918878064, 0.48707025860019243, 0.51358972820543591, 0.53080938382305243, 0.54841903161936756, 0.56353872922541548, 0.56971860563861609, 0.58036839261426632, 0.58129837404324802, 0.60265794684463936, 0.60172796545141982, 0.62527749446083958, 0.62149757005217521, 0.63640727185456292, 0.63859722806616748, 0.64285714286071904, 0.64630707386209907, 0.66460670788014753, 0.65464690706543494, 0.67087658248265547, 0.66964660705355383, 0.68278634426953833, 0.68152636946903433, 0.66814663708156352, 0.69433611329203926, 0.69703605926450962, 0.70735585287936609, 0.70243595127739822, 0.7081958360904308, 0.71839563207305346, 0.71923561528411806, 0.71599568009355063, 0.72142557148499398, 0.72259554807473336, 0.71434571308931449, 0.74050518989262581, 0.74440511189418579, 0.73129537410682299, 0.73537529249057387, 0.74338513228304925, 0.75643487128826914, 0.74749505009542183, 0.75424491508739311, 0.75712485748854508, 0.77698446030721757, 0.77626447470692961, 0.78166436670908956, 0.7791744165080936, 0.78733425330062889, 0.77719445609657301, 0.79456410873213046, 0.78028439430496133, 0.79939401213406247, 0.79516409673237043, 0.78232435350935359, 0.80548389031861733, 0.80806383871964937, 0.81160376791033673, 0.8076438471087527, 0.81832363351302462, 0.80482390351835331, 0.81892362151326459, 0.82840343191705657, 0.81514369711175261, 0.83131337371822056, 0.80971380570958074, 0.80323393533559839, 0.84280314392281641, 0.83554328911991249, 0.84103317932210842, 0.84532309355243407, 0.84274314512279247, 0.84247315055129413, 0.84985300295424604, 0.84145317094373373, 0.85786284273956892, 0.84964300712555241, 0.86656266873232024, 0.85750284995730597, 0.84226315475121005, 0.86191276175906995, 0.85555288892791637, 0.84394312112327241, 0.86458270835298545, 0.8497930041470696, 0.8775424491367122, 0.85165296693708503, 0.88099238016670178, 0.87058258833392821, 0.88078238434873679, 0.87073258533398823, 0.88036239274856876, 0.88723225534058803, 0.87901241973730015, 0.87826243475845733, 0.88186236277062602, 0.89155216895304468, 0.8695626087335202, 0.89788204234484803)
cifar10.lenet5.valid = c(0.40789631726174425, 0.45721828911780282, 0.48241929517678678, 0.50912036207505351, 0.52058082065075284, 0.53036121398364311, 0.54854194211399054, 0.55022200986029479, 0.55556222004262712, 0.55784231169690435, 0.57440297680571772, 0.56972279096442258, 0.58556342092751168, 0.57722308966029978, 0.59204368385020589, 0.58694347946294489, 0.59198368365318565, 0.59294372447953569, 0.59918396765911375, 0.59270371081633655, 0.60368414480517663, 0.59966399260361514, 0.60434417320187606, 0.60356414083471455, 0.58604344598645852, 0.6056042245480675, 0.60014400920074817, 0.60578423538915283, 0.60524421049082788, 0.60188407428293511, 0.60620425012265311, 0.60452417951521142, 0.60008400256616878, 0.60380415354658545, 0.60014400562432635, 0.59846394073915954, 0.61154446293007891, 0.60566422546037202, 0.59402376092897946, 0.60014400633961074, 0.60476418960198886, 0.60572423066438263, 0.59576383173344127, 0.6002640110253572, 0.59864394776777929, 0.60638425929712592, 0.60926436889390478, 0.60914436635401126, 0.60512420437451275, 0.6094443773530932, 0.60794431901730572, 0.60338413643118827, 0.59636385516217383, 0.60524421120611227, 0.60134405462764451, 0.59936397802811148, 0.60668426671978604, 0.60068402885603878, 0.60608424186048482, 0.60266410688614058, 0.60374415048842778, 0.59846393954463473, 0.60458417923299113, 0.60026400840026373, 0.59930397425466952, 0.59894395971818948, 0.59750389967676576, 0.58676347005242824, 0.59498380151213281, 0.59192367844917504, 0.59396375953743441, 0.60002400117462373, 0.59114364847106315, 0.59252370330847626, 0.59654386242683743, 0.59060362690596335, 0.59174367356640833, 0.58610344761404742, 0.59114364799182273, 0.59024361141815518, 0.58106324294456613, 0.58802352044013861, 0.59036361467333298, 0.58682347644381083, 0.58862354601472422, 0.57590304002689741, 0.58832353787677971, 0.57908316706031737, 0.58448338149533219, 0.58190327789064478, 0.58178327463546697, 0.58178327344094205, 0.58070322817204223, 0.58172326800088758, 0.58454338526877414, 0.58220328817444233, 0.58280331303374355, 0.5808832387770837, 0.57752310256919093, 0.57908316515050817)


### plot functions ###

plot_results <- function(
  dense300.train, dense300.valid,
  dense1000.train, dense1000.valid,
  dense300.100.train, dense300.100.valid,
  lenet1.train, lenet1.valid,
  lenet5.train, lenet5.valid,
  title,
  position
) {
  y_min = min(c(
    min(dense300.train),
    min(dense300.valid),
    min(dense1000.train),
    min(dense1000.valid),
    min(dense300.100.train),
    min(dense300.100.valid),
    min(lenet1.train),
    min(lenet1.valid),
    min(lenet5.train),
    min(lenet5.valid))
  )
  
  par(mfrow=c(1,2))
  
  plot(1:100, dense300.train, col = 1, pch = ".",
       ylim = c(y_min, 1), xlab = "iteration", ylab = "accuracy",
       main = "acc. over iterations")
  points(1:100, dense300.valid, col = 1, type = "l")
  points(1:100, dense1000.train, col = 2, pch = ".")
  points(1:100, dense1000.valid, col = 2, type = "l")
  points(1:100, dense300.100.train, col = 3, pch = ".")
  points(1:100, dense300.100.valid, col = 3, type = "l")
  points(1:100, lenet1.train, col = 4, pch = ".")
  points(1:100, lenet1.valid, col = 4, type = "l")
  points(1:100, lenet5.train, col = 5, pch = ".")
  points(1:100, lenet5.valid, col = 5, type = "l")
  
  legend(position,
         c("dense300",
           "dense1000",
           "dense300-100",
           "lenet1",
           "lenet5"),
         col = c(1, 2, 3, 4, 5),
         text.col = c(1, 2, 3, 4, 5),
         pch = c("-", "-", "-", "-", "-"))
  
  plot(dense300.train, dense300.valid, col = 1, pch = "+",
       xlim = c(y_min, 1), ylim = c(y_min, 1),
       main = "valid acc. over train acc.",
       xlab = "training accuracy", ylab = "validation accuracy")
  points(dense1000.train, dense1000.valid, col = 2, pch = "+")
  points(dense300.100.train, dense300.100.valid, col = 3, pch = "+")
  points(lenet1.train, lenet1.valid, col = 4, pch = "+")
  points(lenet5.train, lenet5.valid, col = 5, pch = "+")
  
  title(main = title, outer = TRUE)
  par(mfrow=c(1,1))
}


### plot ZIP ###

plot_results(
  zip.dense300.train, zip.dense300.valid,
  zip.dense1000.train, zip.dense1000.valid,
  zip.dense300.100.train, zip.dense300.100.valid,
  zip.lenet1.train, zip.lenet1.valid,
  zip.lenet5.train, zip.lenet5.valid,
  "ZIP dataset",
  "bottomright"
)


### plot CIFAR10 ###

plot_results(
  cifar10.dense300.train, cifar10.dense300.valid,
  cifar10.dense1000.train, cifar10.dense1000.valid,
  cifar10.dense300.100.train, cifar10.dense300.100.valid,
  cifar10.lenet1.train, cifar10.lenet1.valid,
  cifar10.lenet5.train, cifar10.lenet5.valid,
  "CIFAR10 dataset",
  "topleft"
)
